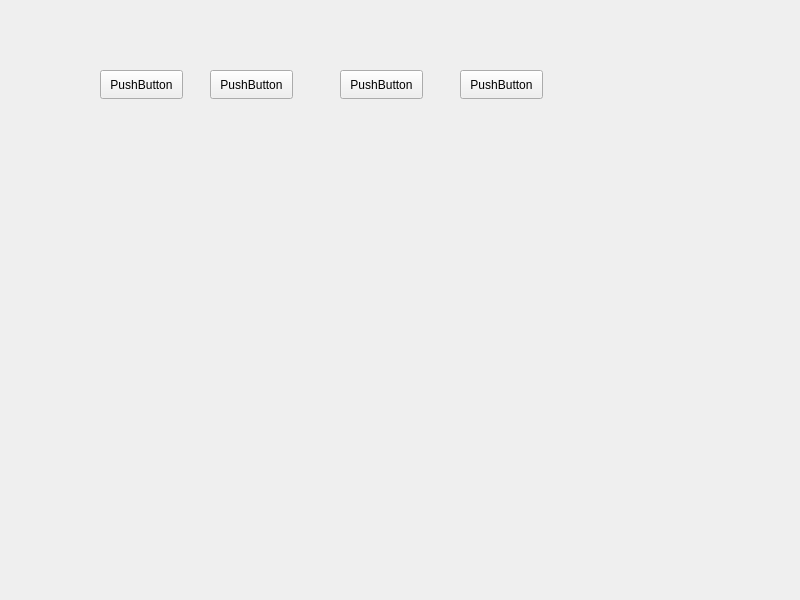
<?xml version="1.0" encoding="UTF-8"?>
<ui version="4.0">
 <class>Widget</class>
 <widget class="QWidget" name="Widget">
  <property name="geometry">
   <rect>
    <x>0</x>
    <y>0</y>
    <width>800</width>
    <height>600</height>
   </rect>
  </property>
  <property name="windowTitle">
   <string>Widget</string>
  </property>
  <widget class="QPushButton" name="pushButton">
   <property name="geometry">
    <rect>
     <x>100</x>
     <y>70</y>
     <width>83</width>
     <height>29</height>
    </rect>
   </property>
   <property name="text">
    <string>PushButton</string>
   </property>
  </widget>
  <widget class="QPushButton" name="pushButton_2">
   <property name="geometry">
    <rect>
     <x>210</x>
     <y>70</y>
     <width>83</width>
     <height>29</height>
    </rect>
   </property>
   <property name="text">
    <string>PushButton</string>
   </property>
  </widget>
  <widget class="QPushButton" name="pushButton_3">
   <property name="geometry">
    <rect>
     <x>340</x>
     <y>70</y>
     <width>83</width>
     <height>29</height>
    </rect>
   </property>
   <property name="text">
    <string>PushButton</string>
   </property>
  </widget>
  <widget class="QPushButton" name="pushButton_4">
   <property name="geometry">
    <rect>
     <x>460</x>
     <y>70</y>
     <width>83</width>
     <height>29</height>
    </rect>
   </property>
   <property name="text">
    <string>PushButton</string>
   </property>
  </widget>
 </widget>
 <resources/>
 <connections/>
</ui>
